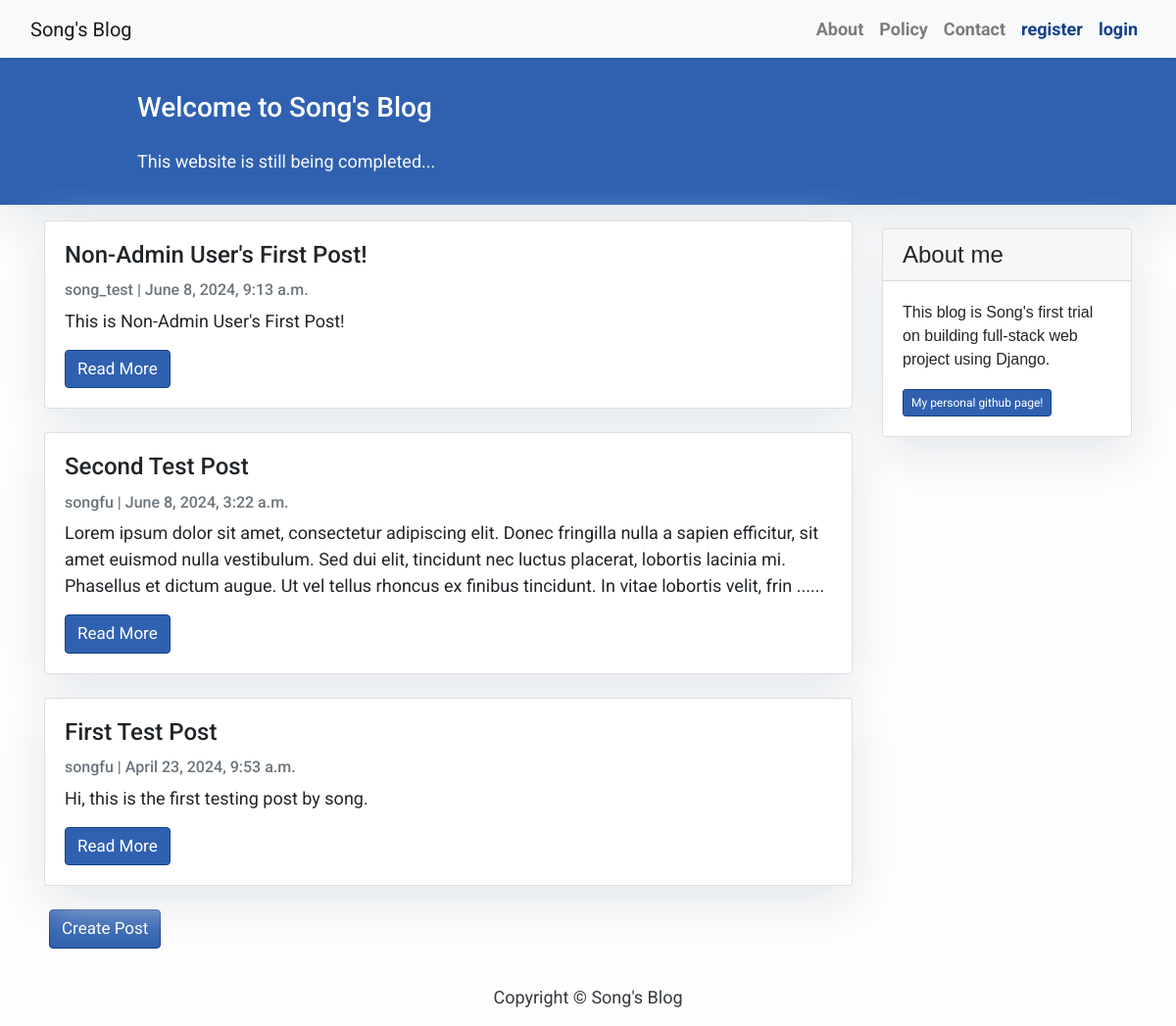
The page / on the database its author committed.
### blog/models.py (models this page shows, shortened)
class Post(models.Model):
    title = models.CharField(max_length=200, unique=True)
    slug = models.SlugField(max_length=200, unique=True)
    author = models.ForeignKey(User, on_delete=models.CASCADE, related_name='blog_posts')
    updated_on = models.DateTimeField(auto_now=True)
    content = models.TextField()
    created_on = models.DateTimeField(auto_now_add=True)
    status = models.IntegerField(choices=STATUS, default=0)
    class Meta:
        ordering = ['-created_on']

### blog/views.py (the view)
# urls.py: path('', views.PostList.as_view(), name='home'),
class PostList(generic.ListView):
      queryset = Post.objects.filter(status=1).order_by('-created_on')
      template_name = 'index.html'

### templates/index.html (shortened to what this page needs)
{% extends "base.html" %}
{% block content %}
<header class="masthead masthead-dark">
    <div class="container">
        <div class="row">
            <div class=" col-md-8 col-md-10 mx-auto">
                <div class="site-heading">
                    <h3 class=" site-heading my-4 mt-3 text-white"> Welcome to Song's Blog </h3>
                    <p class="text-light">This website is still being completed... &nbsp
                    </p>
                </div>
            </div>
        </div>
    </div>
</header>
<div class="container">
    <div class="row">
        <div class="col-md-9 mt-3 left">
            {% for post in post_list %}
            <div class="card mb-4">
                <div class="card-body">
                    <h4 class="card-title">{{ post.title }}</h4>
                    <p class="card-text text-muted h6">{{ post.author }} | {{ post.created_on}} </p>
                    <p class="card-text">{{post.content|slice:":300" }}{% if post.content|length > 300 %} ...... {% endif %}</p>
                    <a href="{% url 'post_detail' post.slug  %}" class="btn btn-normal">Read More</a>
                </div>
            </div>
            {% endfor %}
        </div>
        {% block sidebar %} {% include 'sidebar.html' %} {% endblock sidebar %}
        <a class="btn btn-normal" style="margin: 20px; margin-top: 0px" href="{% url 'create_post' %}">Create Post</a>
        </div>
</div>
{%endblock%}

### templates/base.html (shortened to what this page needs)
<!DOCTYPE html>
<html>
      <head>
            <link rel="stylesheet" href="https://maxcdn.bootstrapcdn.com/bootstrap/4.0.0/css/bootstrap.min.css"
/>
      </head>
      <body>
            <nav class="navbar navbar-expand-lg navbar-light bg-light shadow" id="mainNav">
                  <div class="container-fluid">
                        <a class="navbar-brand" href="{% url 'home' %}">Song's Blog</a>
                        <div class="collapse navbar-collapse" id="navbarResponsive">
                              <ul class="navbar-nav ml-auto">
                                    <li class="nav-item text-black">
                                          <a class="nav-link text-black font-weight-bold" href="#">About</a>
                                    </li>
                                    <li class="nav-item text-black">
                                          <a class="nav-link text-black font-weight-bold" href="#">Policy</a>
                                    </li>
                                    <li class="nav-item text-black">
                                          <a class="nav-link text-black font-weight-bold" href="#">Contact</a>
                                    </li>
                              </ul>
                              <ul class="navbar-nav ms-auto">
                                    {% if not user.is_authenticated %}
                                          <li class="nav-item">
                                                <a class="nav-link font-weight-bold" style="color: #144189;" href="{% url 'register' %}">register</a>
                                          </li>
                                          <li class="nav-item">
                                                <a class="nav-link font-weight-bold" style="color: #144189;" href="{% url 'login' %}">login</a>
                                          </li>
                                    {% endif %}
                              </ul>
                        </div>
                  </div>
            </nav>
            {% block content %}{% endblock content %}
            <footer class="py-3 bg-grey">
                  <p class="m-0 text-dark text-center ">Copyright &copy; Song's Blog</p>
            </footer>
      </body>
</html>

### templates/sidebar.html (shortened to what this page needs)
{% block sidebar %}
<div class="col-md-3 ml-auto">
      <div class="card my-4 sidebar-card">
            <h5 class="card-header" style="font-family: 'Arial'; font-size: 24px;">About me</h5>
            <div class="card-body">
                  <p class="card-text card-text-sm" style="font-family: 'Arial'; font-size: 16px;">This blog is Song's first trial on building full-stack web project using Django.</p>
                  <a href="https://github.com/songwdfu/" class="btn btn-normal btn-sm" style="font-size: 12px;">My personal github page!</a>
            </div>
      </div>
</div>
{% endblock sidebar %}

### templates/base.html (style rules this page uses)
body { font-family: "Roboto", sans-serif; font-size: 18px; background-color: #fdfdfd; }
.shadow { box-shadow: 0 4px 2px -2px rgba(0, 0, 0, 0.1); }
.btn-normal { font-size: 17px; color: #fff; background-color: #3061b0; border-color: #144189; width: min-content; height: min-content; }
.masthead { background: #3398E1; height: auto; padding-bottom: 15px; box-shadow: 0 16px 48px #E3E7EB; padding-top: 10px; }
.masthead-dark { background: #3061b0; }
.card { box-shadow: 0 16px 48px #E3E7EB; }

### templates/index.html (style rules this page uses)
body { font-family: "Roboto", sans-serif; font-size: 18px; background-color: #fdfdfd; }
.card { box-shadow: 0 16px 48px #E3E7EB; }

### templates/sidebar.html (style rules this page uses)
.sidebar-card { box-shadow: 0 16px 48px #E3E7EB; width: inherit; height: inherit; }

### rows shown on the page
Post: title "Non-Admin User's First Post!", author "song_test", created_on "June 8, 2024, 9:13 a.m.", content "This is Non-Admin User's First Post!"
Post: title "Second Test Post", author "songfu", created_on "June 8, 2024, 3:22 a.m.", content "Lorem ipsum dolor sit amet, consectetur adipiscing elit. Donec fringilla nulla a sapien efficitur, sit amet euismod nulla vestibulum. Sed dui elit, tincidunt nec luctus placerat, lobortis lacinia mi. Phasellus et dictum augue. Ut vel tellus rhoncus ex finibus tincidunt. In vitae lobortis velit, frin"
Post: title "First Test Post", author "songfu", created_on "April 23, 2024, 9:53 a.m.", content "Hi, this is the first testing post by song."
